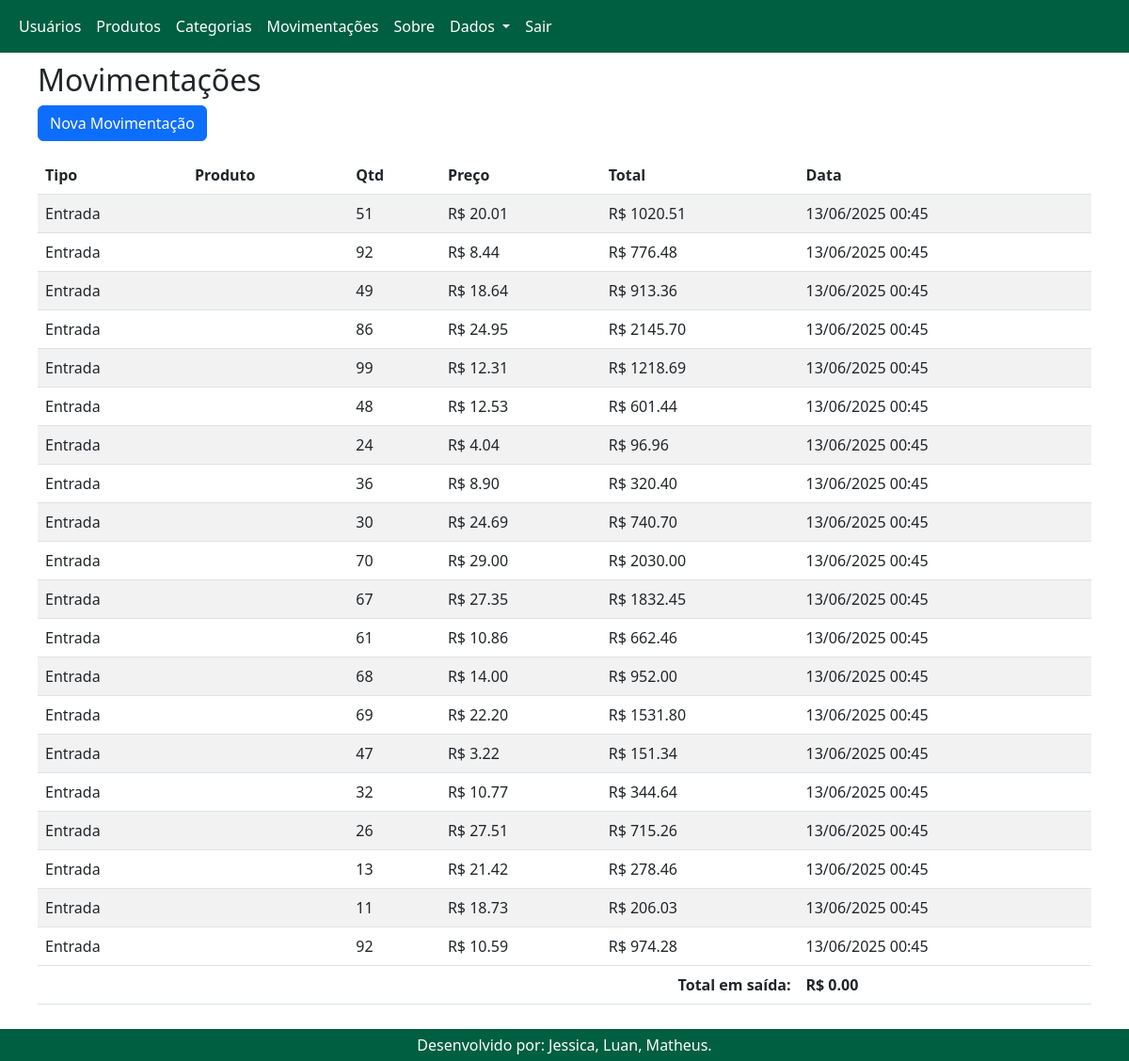
Screenshot of /movimentacoes (signed in) with the database file from the repository.
### app.py (models this page shows)
class Movimentacao(db.Model):
    id = db.Column(db.Integer, primary_key=True)
    tipo = db.Column(db.String(10))  # Entrada ou Saída
    produto_id = db.Column(db.Integer, db.ForeignKey('produto.id'))
    produto = db.relationship('Produto')
    quantidade = db.Column(db.Integer)
    preco = db.Column(db.Integer, default=0)
    data = db.Column(db.DateTime, default=datetime.utcnow)

### app.py (the view)
@app.route('/movimentacoes')
def listar_movimentacoes():
    movimentacoes = Movimentacao.query.order_by(Movimentacao.data.desc()).all()
    return render_template('movimentacoes.html', movimentacoes=movimentacoes)

### templates/movimentacoes.html (shortened to what this page needs)
{% extends 'base.html' %}
{% block content %}
<h2>Movimentações</h2>
<a href="/movimentacao/nova" class="btn btn-primary mb-3">Nova Movimentação</a>
<table class="table table-striped">
    <thead>
        <tr>
            <th>Tipo</th>
            <th>Produto</th>
            <th>Qtd</th>
            <th>Preço</th>
            <th>Total</th>
            <th>Data</th>
        </tr>
    </thead>
    <tbody>
        {% for m in movimentacoes %}
        <tr>
            <td>{{ m.tipo }}</td>
            <td>{{ m.produto.nome }}</td>
            <td>{{ m.quantidade }}</td>
            <td>R$ {{ '%.2f' | format(m.preco / 100) }}</td>
            <td>R$ {{ '%.2f' | format(m.quantidade * m.preco / 100) }}</td>
            <td>{{ m.data.strftime('%d/%m/%Y %H:%M') }}</td>
        </tr>
        {% endfor %}
    </tbody>
     <tfoot>
            {% set ns = namespace(total=0) %}
            {% for mov in movimentacoes %}
            {%if mov.tipo == 'Saída'%}
            {% set ns.total = ns.total + (mov.quantidade * mov.preco) %}
            {% endif %}
            {% endfor %}
            <tr>
                <th colspan="5" class="text-end">Total em saída:</th>
                <th>R$ {{ '%.2f' | format(ns.total / 100) }}</th>
            </tr>
        </tfoot>
</table>
{% endblock %}

### templates/base.html (style rules this page uses)
html, body { height: 100%; margin: 0; display: flex; flex-direction: column; }

### rows the page displays
Movimentacao: tipo "Entrada", quantidade "51", m.preco/100 "20.01", m.quantidade*m.preco/100 "1020.51", data "13/06/2025 00:45"
Movimentacao: tipo "Entrada", quantidade "92", m.preco/100 "8.44", m.quantidade*m.preco/100 "776.48", data "13/06/2025 00:45"
Movimentacao: tipo "Entrada", quantidade "49", m.preco/100 "18.64", m.quantidade*m.preco/100 "913.36", data "13/06/2025 00:45"
Movimentacao: tipo "Entrada", quantidade "86", m.preco/100 "24.95", m.quantidade*m.preco/100 "2145.70", data "13/06/2025 00:45"
Movimentacao: tipo "Entrada", quantidade "99", m.preco/100 "12.31", m.quantidade*m.preco/100 "1218.69", data "13/06/2025 00:45"
Movimentacao: tipo "Entrada", quantidade "48", m.preco/100 "12.53", m.quantidade*m.preco/100 "601.44", data "13/06/2025 00:45"
Movimentacao: tipo "Entrada", quantidade "24", m.preco/100 "4.04", m.quantidade*m.preco/100 "96.96", data "13/06/2025 00:45"
Movimentacao: tipo "Entrada", quantidade "36", m.preco/100 "8.90", m.quantidade*m.preco/100 "320.40", data "13/06/2025 00:45"
Movimentacao: tipo "Entrada", quantidade "30", m.preco/100 "24.69", m.quantidade*m.preco/100 "740.70", data "13/06/2025 00:45"
Movimentacao: tipo "Entrada", quantidade "70", m.preco/100 "29.00", m.quantidade*m.preco/100 "2030.00", data "13/06/2025 00:45"
Movimentacao: tipo "Entrada", quantidade "67", m.preco/100 "27.35", m.quantidade*m.preco/100 "1832.45", data "13/06/2025 00:45"
Movimentacao: tipo "Entrada", quantidade "61", m.preco/100 "10.86", m.quantidade*m.preco/100 "662.46", data "13/06/2025 00:45"
Movimentacao: tipo "Entrada", quantidade "68", m.preco/100 "14.00", m.quantidade*m.preco/100 "952.00", data "13/06/2025 00:45"
Movimentacao: tipo "Entrada", quantidade "69", m.preco/100 "22.20", m.quantidade*m.preco/100 "1531.80", data "13/06/2025 00:45"
Movimentacao: tipo "Entrada", quantidade "47", m.preco/100 "3.22", m.quantidade*m.preco/100 "151.34", data "13/06/2025 00:45"
Movimentacao: tipo "Entrada", quantidade "32", m.preco/100 "10.77", m.quantidade*m.preco/100 "344.64", data "13/06/2025 00:45"
Movimentacao: tipo "Entrada", quantidade "26", m.preco/100 "27.51", m.quantidade*m.preco/100 "715.26", data "13/06/2025 00:45"
Movimentacao: tipo "Entrada", quantidade "13", m.preco/100 "21.42", m.quantidade*m.preco/100 "278.46", data "13/06/2025 00:45"
Movimentacao: tipo "Entrada", quantidade "11", m.preco/100 "18.73", m.quantidade*m.preco/100 "206.03", data "13/06/2025 00:45"
Movimentacao: tipo "Entrada", quantidade "92", m.preco/100 "10.59", m.quantidade*m.preco/100 "974.28", data "13/06/2025 00:45"

### other values shown
{{ '%.2f' | format(ns.total / 100) }} "0.00"
